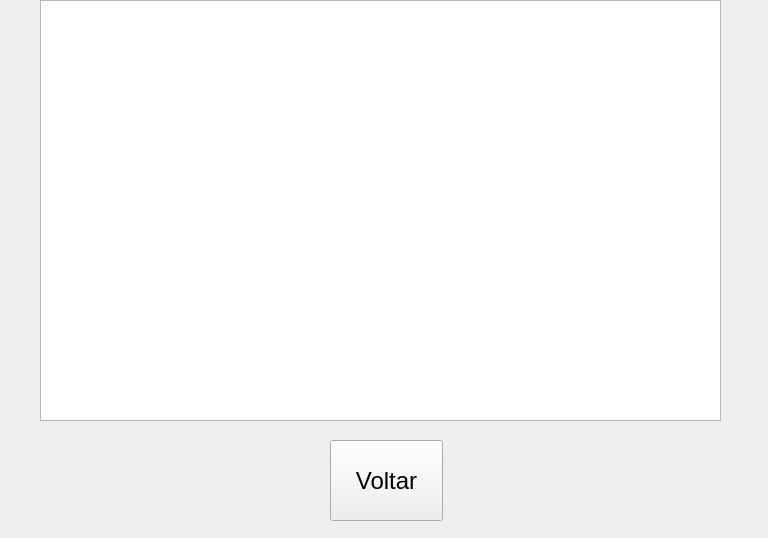
<?xml version="1.0" encoding="UTF-8"?>
<ui version="4.0">
 <class>FormViewProgramas</class>
 <widget class="QWidget" name="FormViewProgramas">
  <property name="geometry">
   <rect>
    <x>0</x>
    <y>0</y>
    <width>768</width>
    <height>538</height>
   </rect>
  </property>
  <property name="windowTitle">
   <string>Form</string>
  </property>
  <widget class="QTableView" name="tblViewProgramas">
   <property name="geometry">
    <rect>
     <x>40</x>
     <y>0</y>
     <width>681</width>
     <height>421</height>
    </rect>
   </property>
  </widget>
  <widget class="QPushButton" name="btVoltar">
   <property name="geometry">
    <rect>
     <x>330</x>
     <y>440</y>
     <width>113</width>
     <height>81</height>
    </rect>
   </property>
   <property name="font">
    <font>
     <pointsize>18</pointsize>
    </font>
   </property>
   <property name="text">
    <string>Voltar</string>
   </property>
  </widget>
 </widget>
 <resources/>
 <connections/>
</ui>
